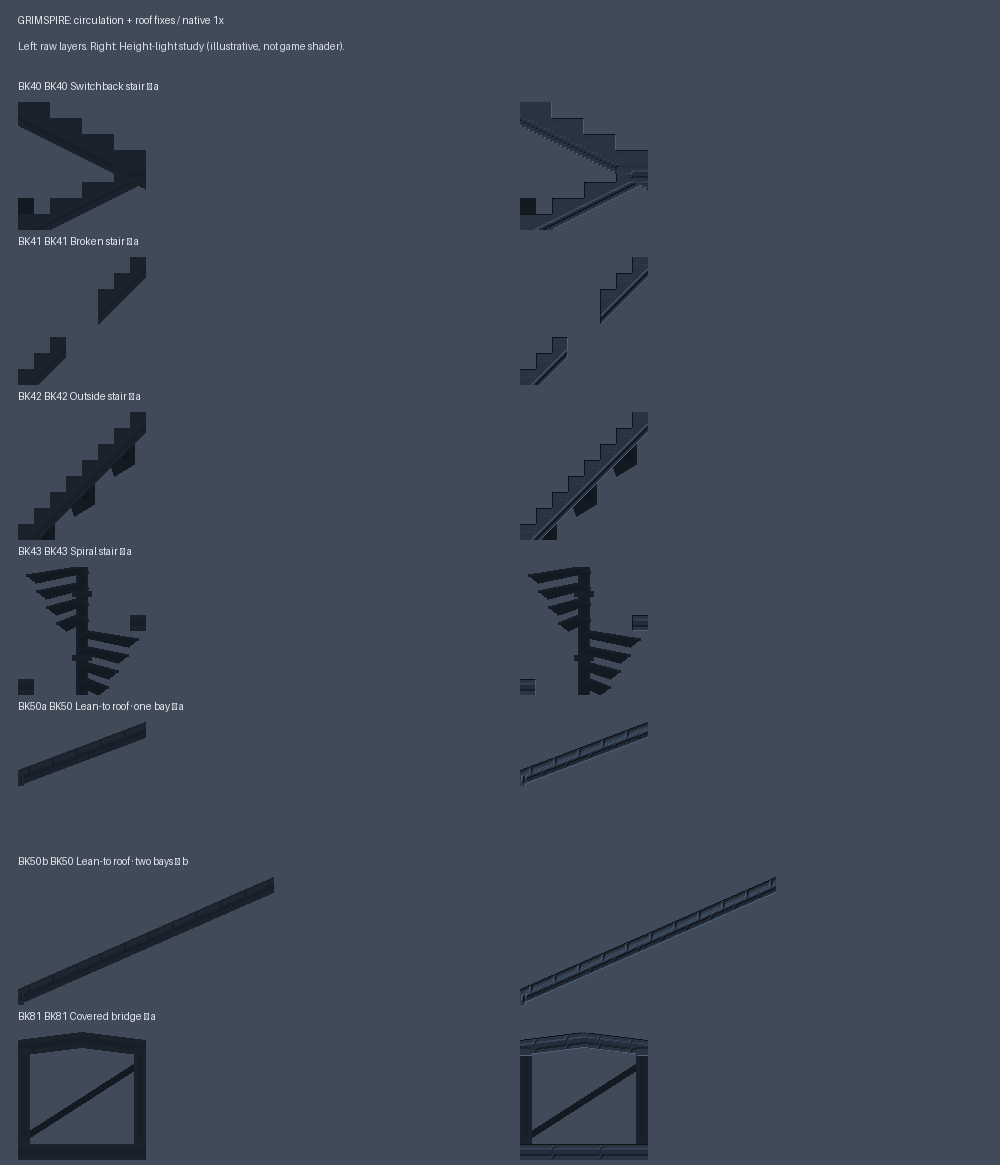

The Python source for this figure:
from PIL import Image,ImageDraw,ImageFont
import numpy as np,json,pathlib,io,base64
R=pathlib.Path(__file__).parent;m=json.load(open(R/'manifest.json'));c=Image.new('RGB',(1000,80+len(m)*155),(64,74,88));dr=ImageDraw.Draw(c)
dr.text((18,14),'GRIMSPIRE: circulation + roof fixes / native 1x',fill=(230,234,239));dr.text((18,40),'Left: raw layers. Right: Height-light study (illustrative, not game shader).',fill=(220,224,230))
for n,a in enumerate(m):
 d=json.load(open(R/a['file']));f=d['frames'][0]
 def read(k):return Image.open(io.BytesIO(base64.b64decode(f[k].split(',')[1]))).convert('RGBA') if f.get(k) else Image.new('RGBA',(a['w'],a['h']))
 body,back,z=read('body'),read('back'),read('height');im=Image.alpha_composite(back,body);raw=np.asarray(body).astype(float);zz=np.asarray(z)[...,0].astype(float);al=raw[...,3]>0
 # Symmetric bevel depth response with a top-left test light, generated only for proof.
 dzx=np.gradient(zz,axis=1);dzy=np.gradient(zz,axis=0);fac=np.clip(1.5+(-dzx-dzy)*.025,.55,2.8)
 raw[...,:3]=np.clip(raw[...,:3]*fac[...,None],0,255);lit=Image.alpha_composite(back,Image.fromarray(raw.astype('uint8')))
 scale=min(1,420/a['w'],128/a['h']);sz=(round(a['w']*scale),round(a['h']*scale));y=80+n*155
 dr.text((18,y),a['id']+' '+d['name'],fill=(230,234,239));c.paste(im.resize(sz,Image.Resampling.NEAREST),(18,y+22),im.resize(sz,Image.Resampling.NEAREST));c.paste(lit.resize(sz,Image.Resampling.NEAREST),(520,y+22),lit.resize(sz,Image.Resampling.NEAREST))
c.save(R/'proof.png')
